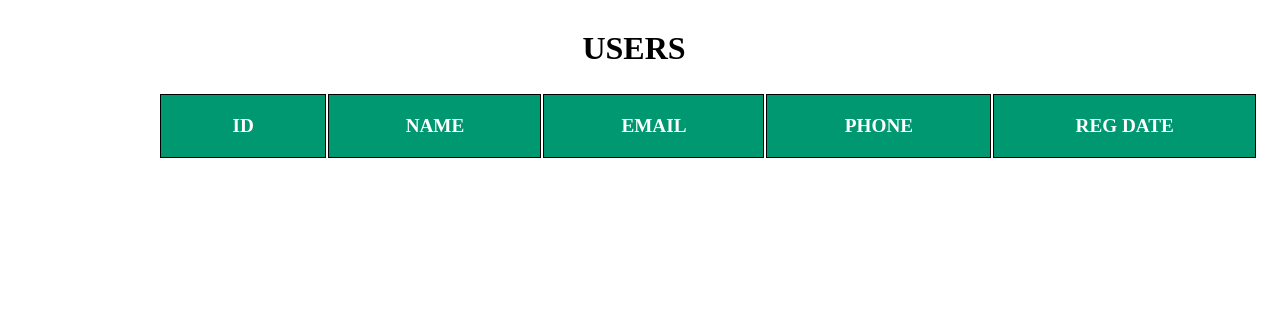
The app's page /admin/mngusers.php, older data.
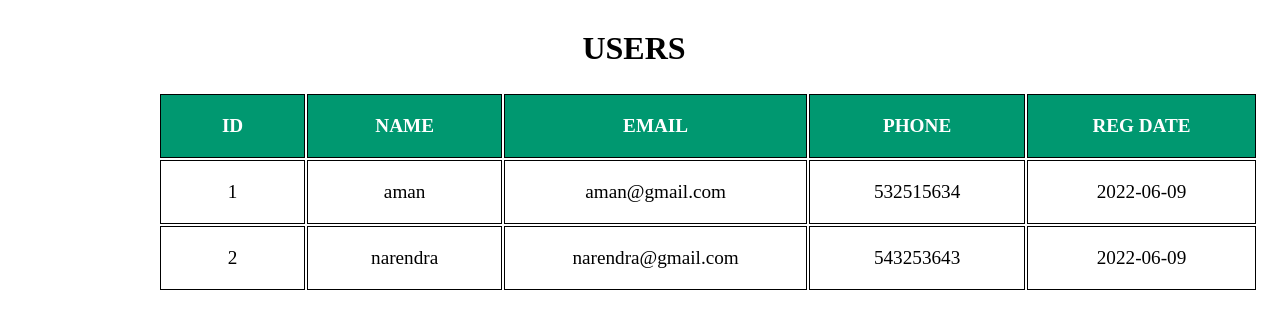
The same page, newer data.
### tables this page shows
CREATE TABLE `user` (
  `user_id` int(11) NOT NULL,
  `user_name` varchar(50) NOT NULL,
  `user_email` varchar(50) NOT NULL,
  `user_phone` int(12) NOT NULL,
  `user_password` varchar(50) NOT NULL,
  `user_date` date NOT NULL DEFAULT current_timestamp()
);

### admin/mngusers.php (the view, shortened to what this page needs)
<!DOCTYPE html>
<html lang="en" dir="ltr">
  <head>
    <?php
    require("connection.php");
     ?>
  </head>
  <body>
    <div class="usdata">
      <table class="cont_table">
        <h1>USERS</h1>
        <thead>
          <tr>
            <th>ID</th>
            <th>NAME</th>
            <th>EMAIL</th>
            <th>PHONE</th>
            <th>REG DATE</th>
          </tr>
        </thead>
        <tbody>
          <?php
          $sql = "SELECT * FROM `user`";
          $result = mysqli_query($con, $sql);
           ?>
           <?php
          while ($row2 = $result->fetch_assoc()) {
            ?>
            <tr>
                 <td><?php echo$row2["user_id"]; ?>  </td>
                 <td><?php echo$row2["user_name"]; ?>  </td>
                 <td><?php echo$row2["user_email"]; ?>  </td>
                 <td><?php echo$row2["user_phone"]; ?>  </td>
                 <td><?php echo$row2["user_date"]; ?>  </td>
                 </tr>
          <?php } ?>
        </tbody>
      </table>
    </div>
  </body>
</html>

### admin/mngusers.php (style rules this page uses)
.usdata { margin-top: 30px; text-align: center; }
.usdata .cont_table { margin: 25px 0; font-size: 1.2em; min-width: 1100px; margin-left: 150px; }
.usdata .cont_table thead tr { background-color: #009870; color: #ffffff; text-align: left; font-weight: bold; }
.usdata .cont_table tbody tr { text-align: left; }
.usdata .cont_table th { padding: 20px 55px; text-align: center; }
.usdata .cont_table td { padding: 20px 55px; text-align: center; }
.usdata .cont_table table, th, td { border: 1px solid black; }

Row changes from the older to the newer data that the page shows:
added user: user_id "1", user_name "aman", user_email "aman@gmail.com", user_phone "532515634", user_date "2022-06-09"
added user: user_id "2", user_name "narendra", user_email "narendra@gmail.com", user_phone "543253643", user_date "2022-06-09"
